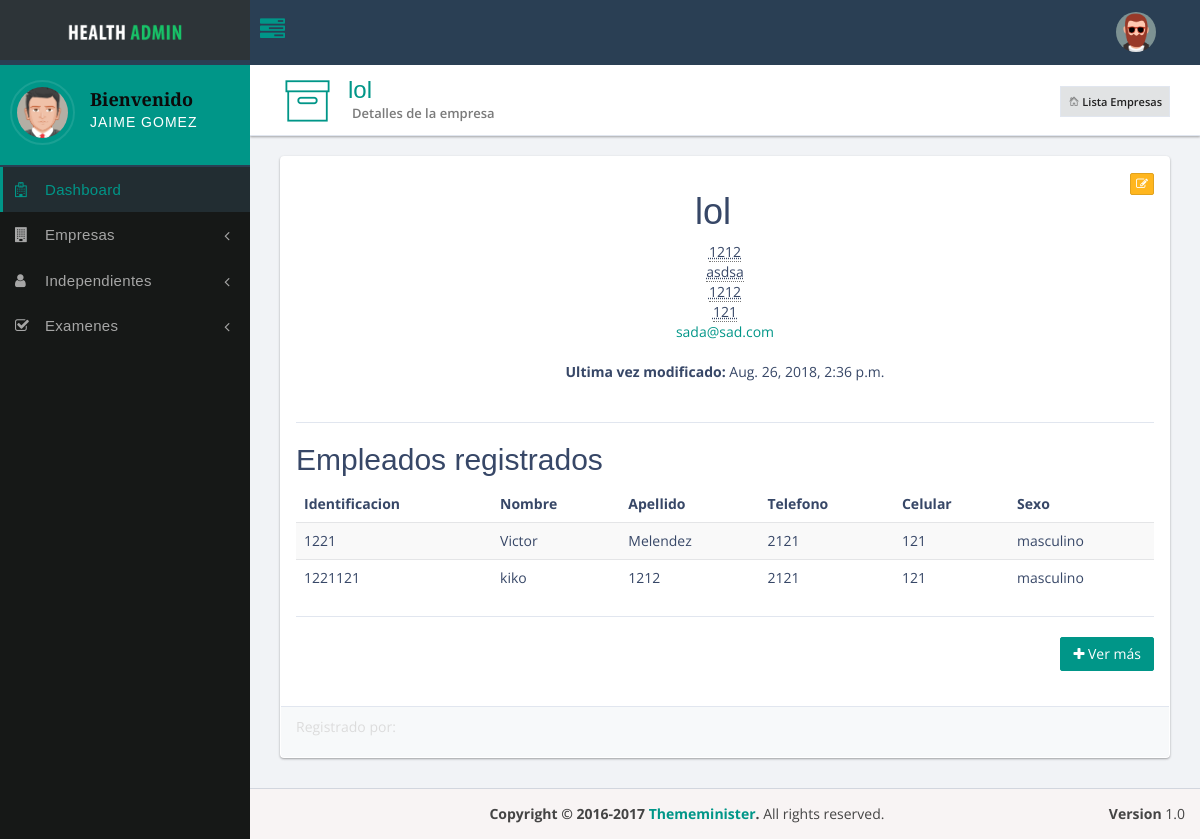
The app's page /company/2/ (signed in) with its own data.
### accounts/models.py (models this page shows, shortened)
class User(AbstractUser):
    DOCTOR = 'doctor'
    RECP = 'receptionista'
    LAB = 'p_laboratorio'
    PROFILE_TYPE = (
        (DOCTOR, 'Doctor'),
        (RECP, 'Receptionista'),
        (LAB, 'Personal de Laboratorio'),
    )
    first_name = models.CharField(max_length=30, null=False, blank=False)
    last_name = models.CharField(max_length=30, null=False, blank=False)
    profile_type = models.CharField(max_length=20, choices=PROFILE_TYPE, null=True, blank=True)
    class Meta(AbstractUser.Meta):
        db_table = 'auth_user'

### docapp/models/general.py (models this page shows, shortened)
class Empresa(models.Model):
    nombre = models.CharField(max_length=300, null=False, blank=False, unique=True)
    nit = models.PositiveIntegerField(verbose_name='NIT')
    direccion = models.CharField(max_length=500, null=False, blank=False)
    telefono = models.PositiveIntegerField(default=0)
    celular = models.PositiveIntegerField(null=False, blank=False)
    correo_contacto = models.EmailField(null=False, blank=False)
    fecha_de_creacion = models.DateTimeField(auto_now_add=True, editable=False, null=False, blank=False)
    ultima_vez_modificado = models.DateTimeField(default=timezone.now, null=False, blank=False, editable=False)
    registrado_por = models.ForeignKey(ReceptionProfile, on_delete=models.CASCADE, related_name='empresas')

class PacienteEmpresa(models.Model):
    SEXOS = (
        ('masculino', 'Masculino'),
        ('femenino', 'Femenino')
    )
    ESTADOS_CIVILES = (
        ('soltero', 'Soltero'),
        ('casado', 'Casado'),
        ('viudo', 'Viudo'),
        ('union libre', 'Union Libre')
    )
    nombres = models.CharField(max_length=300, null=False, blank=False)
    apellidos = models.CharField(max_length=300, null=False, blank=False)
    identificacion = models.PositiveIntegerField(unique=True)
    lugar_de_nacimiento = models.CharField(max_length=500, null=False, blank=False)
    fecha_de_nacimiento = models.DateField(null=False, blank=False)
    eps = models.CharField(verbose_name='EPS', max_length=50, null=False, blank=False)
    arl = models.CharField(verbose_name='ARL', max_length=50, null=False, blank=False)
    fondo_pensiones = models.CharField(max_length=50, null=False, blank=False)
    sexo = models.CharField(max_length=15, choices=SEXOS, null=False, blank=False)
    estado_civil = models.CharField(max_length=20, choices=ESTADOS_CIVILES, null=False, blank=False)
    numero_de_hijos = models.PositiveIntegerField(default=0)
    direccion = models.CharField(max_length=500, null=False, blank=False)
    telefono = models.PositiveIntegerField(default=0)
    celular = models.PositiveIntegerField(null=False, blank=False)
    ocupacion = models.CharField(max_length=500, null=False, blank=False)
    posicion = models.CharField(max_length=500, null=False, blank=False)
    estrato = models.PositiveIntegerField(null=False)
    estudiante_en_entrenamiento = models.BooleanField(default=False)
    aprendiz_sena = models.BooleanField(default=False)
    numero_patronal = models.PositiveIntegerField(null=False, blank=False)
    empresa = models.ForeignKey(Empresa, on_delete=models.CASCADE, null=True, related_name='empleados')
    fecha_de_creacion = models.DateTimeField(auto_now_add=True, editable=False, null=False, blank=False)
    ultima_vez_modificado = models.DateTimeField(default=timezone.now, null=False, blank=False, editable=False)
    registrado_por = models.ForeignKey(ReceptionProfile, on_delete=models.CASCADE, related_name='personal_empresa')

### docapp/views/receptionist.py (the view)
class DetailCompany(CheckReceptionist, LoginRequiredMixin, DetailView):
    pk_url_kwarg = 'company_id'
    model = Empresa
    context_object_name = 'company'
    template_name = 'docapp/details/company.html'

### docproject/helpers/chekers.py (called while the page is built)
    def test_func(self):
        return hasattr(self.request.user, 'reception_profile') or self.request.user.is_superuser

### templates/docapp/details/company.html (shortened to what this page needs)
{% extends 'base/base_dashboard.html' %}
{% load static %}
{% block content_header %}
    <div class="header-icon">
        <i class="pe-7s-box1"></i>
    </div>
    <div class="header-title">
        <h1>{{ company.nombre }}</h1>
        <small>Detalles de la empresa</small>
        <ol class="breadcrumb hidden-xs">
            <li>
                <a href="{% url 'docapp:list_company' %}" class="active">
                    <i class="pe-7s-home"></i>
                    Lista Empresas</a>
            </li>
        </ol>
    </div>
{% endblock %}
{% block content_main %}
    <div class="row">
        <div class="col-sm-12">
            <div class="panel panel-bd">
                <div class="panel-body">
                    <div class="row">
                        <div class="col-sm-12 text-center">
                            {% if request.user.reception_profile %}
                                <span class="pull-right">
                            <a href="{% url 'docapp:update_company' company_id=company.id %}">
                                                <button class="btn btn-warning btn-xs" data-toggle="tooltip"
                                                        data-placement="left" title="" data-original-title="Editar">
                                                    <i class="fa fa-edit" aria-hidden="true"></i>
                                                </button>
                                            </a>
                            </span>
                            {% endif %}
                            <h1>{{ company.nombre|escape }}</h1>
                            <address>
                                <abbr title="NIT">{{ company.nit }}</abbr><br>
                                <abbr title="Dirección">{{ company.direccion }}</abbr><br>
                                <abbr title="Telefono"> {{ company.telefono }}</abbr><br>
                                <abbr title="Celular">{{ company.celular }}</abbr><br>
                                <a href="mailto:{{ company.correo_contacto }}">{{ company.correo_contacto }}</a>
                            </address>
                            <address>
                                <p><b>Ultima vez modificado: </b> {{ company.ultima_vez_modificado }}</p>
                            </address>
                        </div>
                    </div>
                    <hr>
                    <h2>Empleados registrados</h2>
                    <div class="table-responsive m-b-20">
                        {% if company.empleados.all %}
                            <table class="table table-striped">
                                <thead>
                                <tr>
                                    <th>Identificacion</th>
                                    <th>Nombre</th>
                                    <th>Apellido</th>
                                    <th>Telefono</th>
                                    <th>Celular</th>
                                    <th>Sexo</th>
                                </tr>
                                </thead>
                                <tbody>
                                {% for person in company.empleados.all %}
                                    <tr>
                                        <td>{{ person.identificacion }}</td>
                                        <td>{{ person.nombres }}</td>
                                        <td>{{ person.apellidos }}</td>
                                        <td>{{ person.telefono }}</td>
                                        <td>{{ person.celular }}</td>
                                        <td>{{ person.sexo }}</td>
                                    </tr>
                                {% endfor %}
                                </tbody>
                            </table>
                            <hr>
                            <a class="btn btn-success pull-right"
                               href="{% url 'docapp:list_employ_company' company_id=company.id %}"><i
                                    class="fa fa-plus"></i>
                                Ver más
                            </a>
                        {% else %}
                            <h2>No se encuentran empleados registrados</h2>
                        {% endif %}
                    </div>
                </div>
                <div class="panel-footer text-left">
                    <p style="color: gainsboro">Registrado por: {{ company.registrado_por.user }}</p>
                </div>
            </div>
        </div>
    </div>
{% endblock %}

### templates/base/sidebar.html (shortened to what this page needs)
{% load static %}
<aside class="main-sidebar">
    <div class="sidebar">
        <div class="user-panel">
            <div class="image pull-left">
                <img src="{% static 'assets/dist/img/avatar5.png' %}" class="img-circle" alt="User Image">
            </div>
            <div class="info">
                <h4>Bienvenido</h4>
                <p>{{ request.user.get_full_name }}</p>
            </div>
        </div>
        <ul class="sidebar-menu">
            <li class="active">
                <a href="{% url 'docapp:dashboard' %}"><i class="fa fa-hospital-o"></i><span>Dashboard</span>
                </a>
            </li>
            {% if request.user.profile_type == 'receptionista' or request.user.is_superuser %}
                <li class="treeview">
                    <a href="#">
                        <i class="fa fa-building"></i><span>Empresas</span>
                        <span class="pull-right-container">
                                    <i class="fa fa-angle-left pull-right"></i>
                                </span>
                    </a>
                </li>
                <li class="treeview">
                    <a href="#">
                        <i class="fa fa-user"></i><span>Independientes</span>
                        <span class="pull-right-container">
                                    <i class="fa fa-angle-left pull-right"></i>
                                </span>
                    </a>
                </li>
                <li class="treeview">
                    <a href="#">
                        <i class="fa fa-check-square-o"></i><span>Examenes</span>
                        <span class="pull-right-container">
                                    <i class="fa fa-angle-left pull-right"></i>
                                </span>
                    </a>
                </li>
            {% endif %}
        </ul>
    </div>
</aside>

### records on screen
Empresa: nombre "lol", nit "1212", direccion "asdsa", telefono "1212", celular "121", correo_contacto "sada@sad.com", ultima_vez_modificado "Aug. 26, 2018, 2:36 p.m."
PacienteEmpresa: identificacion "1221", nombres "Victor", apellidos "Melendez", telefono "2121", celular "121", sexo "masculino"
PacienteEmpresa: identificacion "1221121", nombres "kiko", apellidos "1212", telefono "2121", celular "121", sexo "masculino"

### other values on screen
{{ request.user.get_full_name }} "JAIME GOMEZ"
